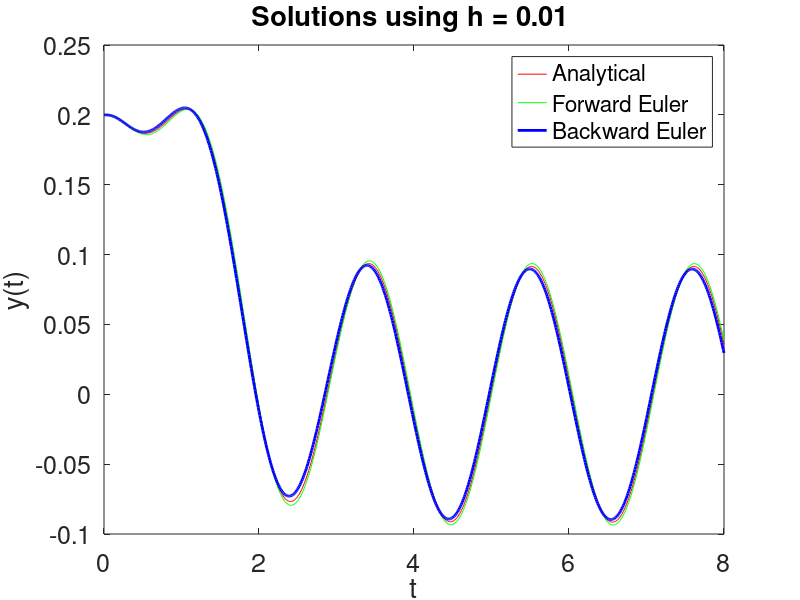

This figure's MATLAB source:
%AE 370 HW #3
% @author Max Feinberg
% @date 2/23/16
% @version 1.0
% Numerically Solving ODEs
%% HW3
function hw3
close all; clear all; clear figure;
 t_0 = 0.0;
 t_f = 8.0;
 y_0 = [0.2, 0.0, 0.0].';
 h = 0.01;
 t = [t_0 : h : t_f];
 y_fe = forward_euler(t, y_0, h, @yprime);
 y_be = backward_euler(t, y_0, h, @yprime);
 y_fe = y_fe(1, :);
 y_be = y_be(1, :);
 y_a = 1.02 * exp(-4.0 * t) - 2.76667 * exp(-3.0 * t) ...
 + 2.00769 * exp(-2.0 * t) - 0.0610256 * cos(3.0 * t) ...
 - 0.0682051 * sin(3.0 * t);
 figure(1)
 plot(t, y_a, 'r', t, y_fe, 'g', t, y_be, 'b', 'LineWidth', 2)
 set(gca, 'FontSize', 18)
 title(sprintf('Solutions using h = %4.2f ', h))
 xlabel('t')
 ylabel('y(t)')
 legend('Analytical', 'Forward Euler', 'Backward Euler')
 print(gcf, '-depsc2', 'hw5p1-solns')
end
%% forward euler
function y = forward_euler(t, y_0, h, yp)
 %% Integrate the ODE given by yp using the forward Euler method.
 %% Fill in required function

L = size(t);
y = zeros(1,L(1,2)-1);
w = zeros(1,L(1,2)-1);
z = zeros(1,L(1,2)-1);

y(1) = y_0(1);
w(1) = y_0(2);
z(1) = y_0(3);

for k = 1 : L(1,2)-1

    temp = yp(t(k), [y(k), w(k), z(k)]);
    z(k+1) = z(k) + h * temp(3);
    w(k+1) = w(k) + h * z(k);
    y(k+1) = y(k) + h * w(k);

end

end
%% backward_euler
function y = backward_euler(t, y_0, h, yp)
 %% Integrate the ODE given by yp using the backward Euler method.
 %% Fill in required function
tol = 10^-6;
L = size(t);
y = zeros(1,L(1,2));
y_c = 0;%zeros(1,L(1,2));
y_p = 0;%zeros(1,L(1,2));
w = zeros(1,L(1,2));
z = zeros(1,L(1,2));

y_c = y_0(1);
y(1) = y_0(1);
y_p = y_0(1);

w(1) = y_0(2);
z(1) = y_0(3);
for k = 1 : L(1,2)-1
    temp = yp(t(k), [y(k), w(k), z(k)]);
    z(k+1) = z(k) + h * temp(3);
    w(k+1) = w(k) + h * z(k);
    y_c = y(:,k) + h * w(k);
    
    y_p = y(:,k);
    count = 0;
    while norm(y_c-y_p) > tol
       y_p = y_c;
       temp2 = yp(t(k+1), [y_p, w(k), z(k)]);
       z(k+1) = z(k) + h * temp2(3);
       w(k+1) = w(k) + h * z(k+1);
       y_c = y(k) + h * w(k+1);
       count = count + 1;
    end
    fprintf('Count: %f\n', count);
    y(:, k+1) = y_c;
end
end
%% yprime
function yp = yprime(t, y)
 %% Evaluate the derivative y'(t, y).
 yp = zeros(3, 1);
 yp(1) = y(2);
 yp(2) = y(3);
 yp(3) = - 24.0 * y(1) - 26.0 * y(2) - 9.0 * y(3) + 7.0 * sin(3.0 * t);
end 